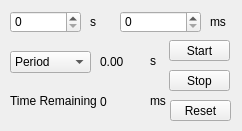
<?xml version="1.0" encoding="UTF-8"?>
<ui version="4.0">
 <class>NodeDataTimerEmbeddedWidget</class>
 <widget class="QWidget" name="NodeDataTimerEmbeddedWidget">
  <property name="geometry">
   <rect>
    <x>0</x>
    <y>0</y>
    <width>242</width>
    <height>131</height>
   </rect>
  </property>
  <property name="windowTitle">
   <string>Form</string>
  </property>
  <widget class="QSpinBox" name="mpSecondSpinbox">
   <property name="geometry">
    <rect>
     <x>10</x>
     <y>11</y>
     <width>71</width>
     <height>22</height>
    </rect>
   </property>
  </widget>
  <widget class="QSpinBox" name="mpMillisecondSpinbox">
   <property name="geometry">
    <rect>
     <x>120</x>
     <y>11</y>
     <width>81</width>
     <height>22</height>
    </rect>
   </property>
  </widget>
  <widget class="QLabel" name="mpSecondLabel">
   <property name="geometry">
    <rect>
     <x>90</x>
     <y>11</y>
     <width>16</width>
     <height>21</height>
    </rect>
   </property>
   <property name="text">
    <string>s</string>
   </property>
  </widget>
  <widget class="QLabel" name="mpMillisecondLabel">
   <property name="geometry">
    <rect>
     <x>210</x>
     <y>11</y>
     <width>21</width>
     <height>21</height>
    </rect>
   </property>
   <property name="text">
    <string>ms</string>
   </property>
  </widget>
  <widget class="QLabel" name="mpRemainingTextLabel">
   <property name="geometry">
    <rect>
     <x>10</x>
     <y>90</y>
     <width>91</width>
     <height>21</height>
    </rect>
   </property>
   <property name="text">
    <string>Time Remaining :</string>
   </property>
  </widget>
  <widget class="QLabel" name="mpPFLabel">
   <property name="geometry">
    <rect>
     <x>100</x>
     <y>51</y>
     <width>41</width>
     <height>21</height>
    </rect>
   </property>
   <property name="text">
    <string>0.00</string>
   </property>
  </widget>
  <widget class="QComboBox" name="mpPFComboBox">
   <property name="geometry">
    <rect>
     <x>10</x>
     <y>51</y>
     <width>81</width>
     <height>22</height>
    </rect>
   </property>
   <item>
    <property name="text">
     <string>Period</string>
    </property>
   </item>
   <item>
    <property name="text">
     <string>Frequency</string>
    </property>
   </item>
  </widget>
  <widget class="QLabel" name="mpRemainingLabel">
   <property name="geometry">
    <rect>
     <x>100</x>
     <y>91</y>
     <width>41</width>
     <height>21</height>
    </rect>
   </property>
   <property name="text">
    <string>0</string>
   </property>
  </widget>
  <widget class="QPushButton" name="mpStartButton">
   <property name="geometry">
    <rect>
     <x>169</x>
     <y>40</y>
     <width>61</width>
     <height>21</height>
    </rect>
   </property>
   <property name="text">
    <string>Start</string>
   </property>
  </widget>
  <widget class="QPushButton" name="mpStopButton">
   <property name="geometry">
    <rect>
     <x>169</x>
     <y>70</y>
     <width>61</width>
     <height>21</height>
    </rect>
   </property>
   <property name="text">
    <string>Stop</string>
   </property>
  </widget>
  <widget class="QLabel" name="mpPFUnitLabel">
   <property name="geometry">
    <rect>
     <x>150</x>
     <y>50</y>
     <width>16</width>
     <height>21</height>
    </rect>
   </property>
   <property name="text">
    <string>s</string>
   </property>
  </widget>
  <widget class="QLabel" name="mpRemainingUnitLabel">
   <property name="geometry">
    <rect>
     <x>150</x>
     <y>90</y>
     <width>16</width>
     <height>21</height>
    </rect>
   </property>
   <property name="text">
    <string>ms</string>
   </property>
  </widget>
  <widget class="QPushButton" name="mpResetButton">
   <property name="geometry">
    <rect>
     <x>170</x>
     <y>100</y>
     <width>61</width>
     <height>21</height>
    </rect>
   </property>
   <property name="text">
    <string>Reset</string>
   </property>
  </widget>
 </widget>
 <resources/>
 <connections/>
</ui>
